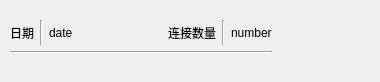
<?xml version="1.0" encoding="UTF-8"?>
<ui version="4.0">
 <class>Form</class>
 <widget class="QWidget" name="Form">
  <property name="geometry">
   <rect>
    <x>0</x>
    <y>0</y>
    <width>380</width>
    <height>82</height>
   </rect>
  </property>
  <property name="windowTitle">
   <string>Form</string>
  </property>
  <widget class="QWidget" name="">
   <property name="geometry">
    <rect>
     <x>10</x>
     <y>20</y>
     <width>262</width>
     <height>34</height>
    </rect>
   </property>
   <layout class="QVBoxLayout" name="verticalLayout">
    <item>
     <layout class="QHBoxLayout" name="horizontalLayout">
      <item>
       <widget class="QLabel" name="label_4">
        <property name="text">
         <string>日期</string>
        </property>
       </widget>
      </item>
      <item>
       <widget class="Line" name="line_5">
        <property name="orientation">
         <enum>Qt::Vertical</enum>
        </property>
       </widget>
      </item>
      <item>
       <widget class="QLabel" name="datetime">
        <property name="text">
         <string>date</string>
        </property>
       </widget>
      </item>
      <item>
       <spacer name="horizontalSpacer">
        <property name="orientation">
         <enum>Qt::Horizontal</enum>
        </property>
        <property name="sizeHint" stdset="0">
         <size>
          <width>40</width>
          <height>20</height>
         </size>
        </property>
       </spacer>
      </item>
      <item>
       <widget class="QLabel" name="label_6">
        <property name="text">
         <string>连接数量</string>
        </property>
       </widget>
      </item>
      <item>
       <widget class="Line" name="line_7">
        <property name="orientation">
         <enum>Qt::Vertical</enum>
        </property>
       </widget>
      </item>
      <item>
       <widget class="QLabel" name="connect_number">
        <property name="text">
         <string>number</string>
        </property>
       </widget>
      </item>
     </layout>
    </item>
    <item>
     <widget class="Line" name="line_6">
      <property name="orientation">
       <enum>Qt::Horizontal</enum>
      </property>
     </widget>
    </item>
   </layout>
  </widget>
 </widget>
 <resources/>
 <connections/>
</ui>
